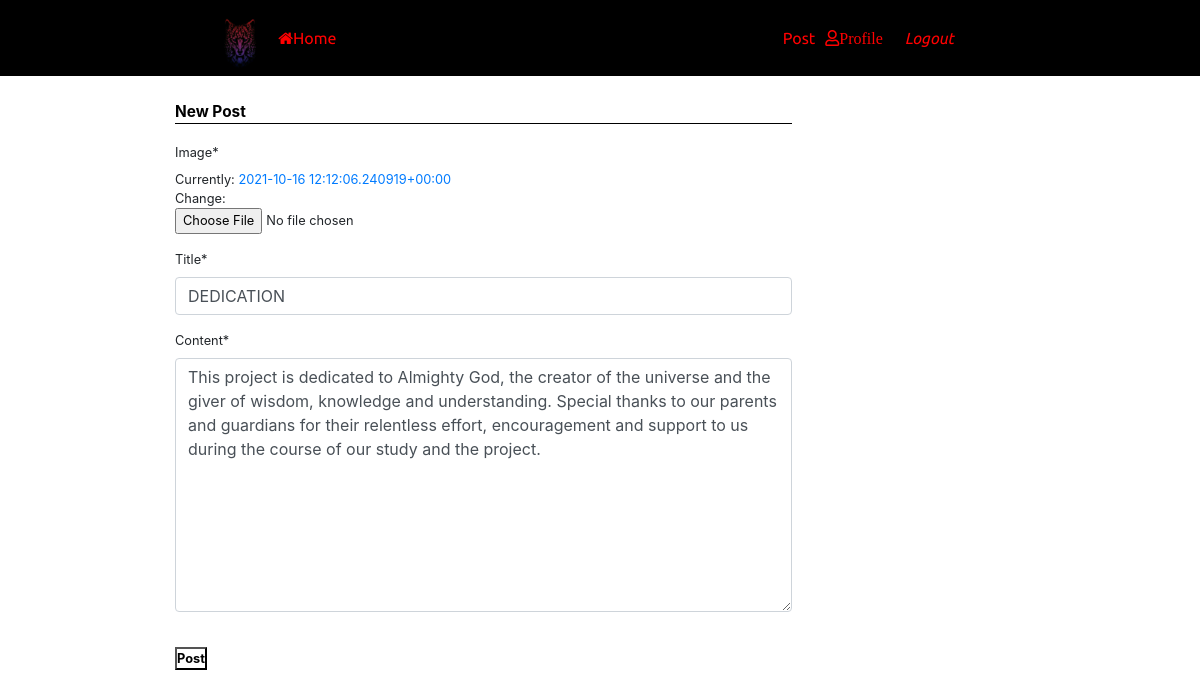
The app's page /posts/12/update/ (signed in) with its own data.
### posts/models.py (models this page shows, shortened)
class postmode(models.Model):
    image = models.ImageField(upload_to='myApp/posts/media/', null=False, blank=False)
    title = models.CharField(max_length=50)
    content = models.TextField()
    date_posted = models.DateTimeField(default=timezone.now)
    author = models.ForeignKey(User, on_delete=models.CASCADE)

### posts/views.py (the view, shortened to what this page needs)
# urls.py: path('<int:id>/update/', views.update_view.as_view(), name='post-update'),
class update_view(LoginRequiredMixin, UserPassesTestMixin, UpdateView):
    form_class = post_form
    template_name = "post_form.html"
    queryset = postmode.objects.all()
    def get_object(self, queryset=None):
        id = self.kwargs.get('id')
        return get_object_or_404(postmode, id=id)
    def test_func(self):
        postmode = self.get_object()
        if self.request.user == postmode.author:
            return True
        else:
            return False

### posts/forms.py
class post_form(forms.ModelForm):
    class Meta:
        model = postmode
        fields = [
            'image',
            'title',
            'content'
        ]

### posts/templates/post_form.html
{% extends "post_base.html" %}
{% load crispy_forms_tags %}
{% block content %}
<body style="background-color: white;">
  <div class="both">
    <form action="." method="POST" enctype="multipart/form-data">{% csrf_token %}
         <fieldset class="field">
             <div class="join">New Post</div>
             <br>
           {{form|crispy}}
             <br>
           <div>
             <button type="submit">Post</button>
           </div>
         </fieldset>
    </form>
  </div>
</body>
{% endblock %}

### posts/static/posts/main.css (style rules this page uses)
* { margin: 0; padding: 0; box-sizing: border-box; }
body { background: rgba(190, 197, 209, 0.4); }
.field { height: 500px; background: white; width: 70%; position: relative; top: 30%; margin: 10px; font-size: 0.8em; text-align: stretch; }
.both { position: relative; bottom: 12%; }
.join { font-weight: bold; font-size: 1.2em; color: black; border-bottom: 1px solid black; }
button { background: white; color: black; font-weight: bold; font-size: 1em; }

### records on screen
postmode: title "DEDICATION", content "This project is dedicated to Almighty God, the creator of the universe and the giver of wisdom, knowledge and understanding. Special thanks to our parents and guardians for their relentless effort, encouragement and support to us during the course of our study and the project."
